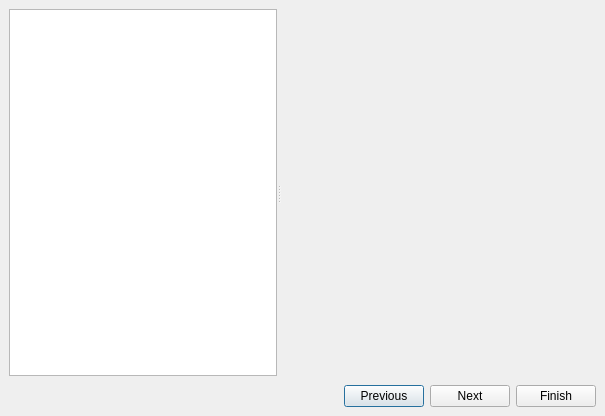
<?xml version="1.0" encoding="UTF-8"?>
<ui version="4.0">
 <class>InitWizardDialog</class>
 <widget class="QDialog" name="InitWizardDialog">
  <property name="geometry">
   <rect>
    <x>0</x>
    <y>0</y>
    <width>605</width>
    <height>416</height>
   </rect>
  </property>
  <property name="windowTitle">
   <string>Dialog</string>
  </property>
  <layout class="QVBoxLayout" name="verticalLayout">
   <property name="spacing">
    <number>9</number>
   </property>
   <property name="leftMargin">
    <number>9</number>
   </property>
   <property name="topMargin">
    <number>9</number>
   </property>
   <property name="rightMargin">
    <number>9</number>
   </property>
   <property name="bottomMargin">
    <number>9</number>
   </property>
   <item>
    <widget class="QSplitter" name="splitter">
     <property name="sizePolicy">
      <sizepolicy hsizetype="Expanding" vsizetype="Expanding">
       <horstretch>0</horstretch>
       <verstretch>0</verstretch>
      </sizepolicy>
     </property>
     <property name="orientation">
      <enum>Qt::Horizontal</enum>
     </property>
     <widget class="QListView" name="listView">
      <property name="sizePolicy">
       <sizepolicy hsizetype="Expanding" vsizetype="Expanding">
        <horstretch>1</horstretch>
        <verstretch>0</verstretch>
       </sizepolicy>
      </property>
     </widget>
     <widget class="QWidget" name="widget" native="true">
      <property name="sizePolicy">
       <sizepolicy hsizetype="Preferred" vsizetype="Preferred">
        <horstretch>3</horstretch>
        <verstretch>0</verstretch>
       </sizepolicy>
      </property>
     </widget>
    </widget>
   </item>
   <item>
    <widget class="QWidget" name="widget_2" native="true">
     <layout class="QHBoxLayout" name="horizontalLayout">
      <property name="leftMargin">
       <number>0</number>
      </property>
      <property name="topMargin">
       <number>0</number>
      </property>
      <property name="rightMargin">
       <number>0</number>
      </property>
      <property name="bottomMargin">
       <number>0</number>
      </property>
      <item>
       <spacer name="horizontalSpacer">
        <property name="orientation">
         <enum>Qt::Horizontal</enum>
        </property>
        <property name="sizeHint" stdset="0">
         <size>
          <width>221</width>
          <height>20</height>
         </size>
        </property>
       </spacer>
      </item>
      <item>
       <widget class="QPushButton" name="pushButton">
        <property name="text">
         <string>Previous</string>
        </property>
       </widget>
      </item>
      <item>
       <widget class="QPushButton" name="pushButton_2">
        <property name="text">
         <string>Next</string>
        </property>
       </widget>
      </item>
      <item>
       <widget class="QPushButton" name="pushButton_3">
        <property name="text">
         <string>Finish</string>
        </property>
       </widget>
      </item>
     </layout>
    </widget>
   </item>
  </layout>
 </widget>
 <resources/>
 <connections/>
</ui>
